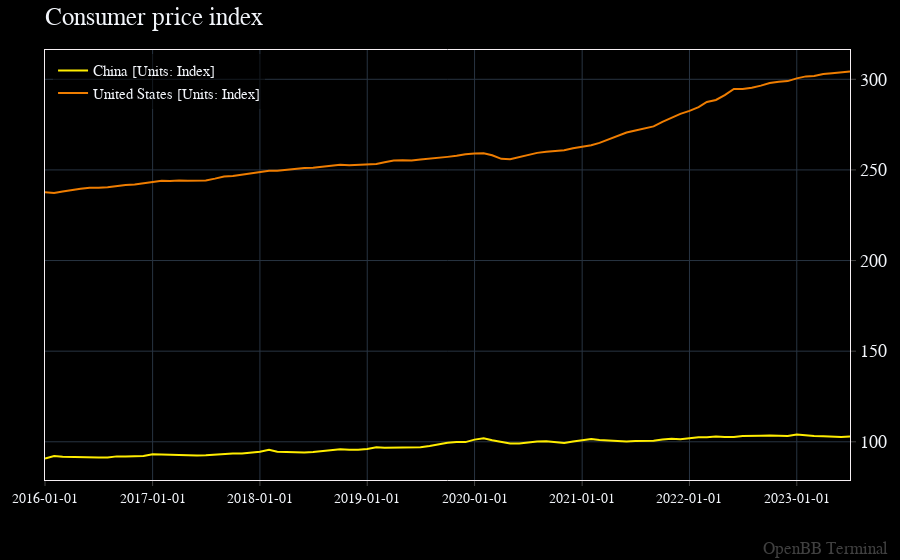

Notebook code for this chart:
### Code cell
finviz_near = openbb.economy.macro_chart(parameters= ['CPI'], countries=['China', 'United States'], start_date="2008-01-01")
finviz_near
